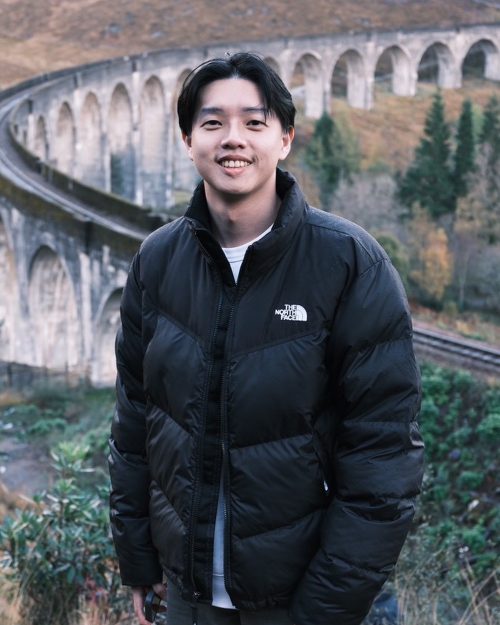
#> input picture assets/portrait.jpg, 1000 x 1250 px (shown at 1/2 size)
$ python crop-portrait.py ../assets/portrait.jpg out.png
#> lines starting #> are read from the running program, lines starting #| are printed output that depends on the picture
#!/usr/bin/env python3
"""Crop the Glenfinnan photo to a half-body portrait for the hero.

    python3 .claude/crop-portrait.py ~/Downloads/your-photo.jpg

Writes assets/portrait.jpg — a 4:5 crop from just above the head down to the
hands, centred on the subject.

The crop box is expressed as fractions of the source rather than pixels, so it
lands in the same place whether you hand it the phone-sized copy or the
full-resolution original.
"""
import sys, os
from PIL import Image, ImageOps

# left, top, right, bottom — as fractions of the source image.
BOX = (0.311, 0.206, 0.962, 0.750)
OUT_WIDTH = 1000          # plenty for a 2x display at the size it renders
TARGET_RATIO = 4 / 5      # width / height


def main():
    if len(sys.argv) < 2:
        sys.exit("usage: crop-portrait.py <source-image> [output]")

    src = os.path.expanduser(sys.argv[1])
    here = os.path.dirname(os.path.dirname(os.path.abspath(__file__)))
    dst = os.path.expanduser(sys.argv[2]) if len(sys.argv) > 2 \
        else os.path.join(here, "assets", "portrait.jpg")

    img = Image.open(src)
#> img is the input picture: PIL image 1000x1250 RGB; mean R, G, B 87.4, 91.1, 97.3
    img = ImageOps.exif_transpose(img)        # honour the camera's rotation flag
    w, h = img.size
#> w = 1000; h = 1250

    left, top, right, bottom = (
        round(BOX[0] * w), round(BOX[1] * h),
        round(BOX[2] * w), round(BOX[3] * h),
    )
#> left = 311; top = 258; right = 962; bottom = 938

    # Force exactly 4:5 by growing the short axis, clamped to the image edges.
    cw, ch = right - left, bottom - top
#> cw = 651; ch = 680
    if cw / ch > TARGET_RATIO:
        want = round(cw / TARGET_RATIO)
#> want = 814
        grow = want - ch
#> grow = 134
        top = max(0, top - grow // 2)
#> top = 191
        bottom = min(h, top + want)
#> bottom = 1005
    else:
        want = round(ch * TARGET_RATIO)
        grow = want - cw
        left = max(0, left - grow // 2)
        right = min(w, left + want)

    out = img.crop((left, top, right, bottom))
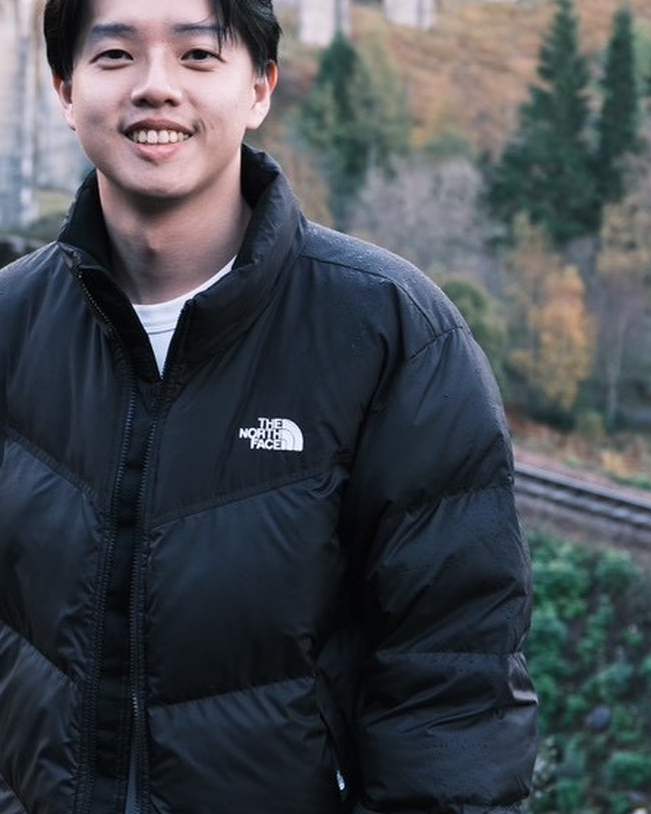
#> out: PIL image 651x814 RGB; mean R, G, B 69.1, 73.5, 79.8
    out = out.resize((OUT_WIDTH, round(OUT_WIDTH / TARGET_RATIO)), Image.LANCZOS)
#> out: PIL image 1000x1250 RGB
    if out.mode != "RGB":
        out = out.convert("RGB")

    os.makedirs(os.path.dirname(dst), exist_ok=True)
    out.save(dst, "JPEG", quality=88, optimize=True, progressive=True)
    print(f"source {w}x{h} -> crop ({left},{top},{right},{bottom}) -> {out.size[0]}x{out.size[1]}")
#| source 1000x1250 -> crop (311,191,962,1005) -> 1000x1250
    print(f"written {dst} ({os.path.getsize(dst) // 1024} KB)")


if __name__ == "__main__":
    main()

$ run again, with assets/ukfin-team.jpg copied over assets/portrait.jpg
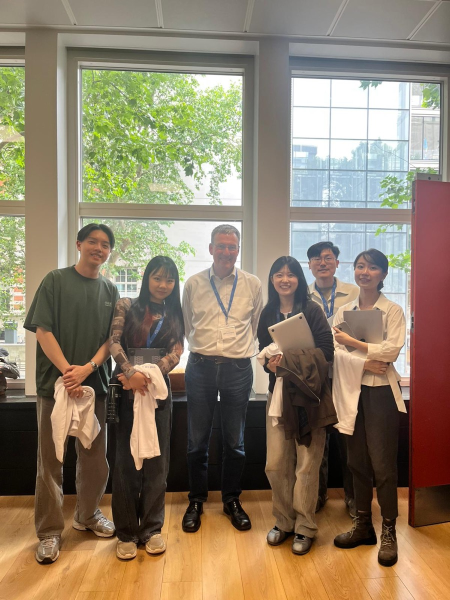
#> input picture assets/ukfin-team.jpg, 900 x 1200 px (shown at 1/2 size)
#> in main, img is the input picture: PIL image 900x1200 RGB; mean R, G, B 140.8, 125.9, 104
#> in main, `out = img.crop((left, top, right, bottom))`:
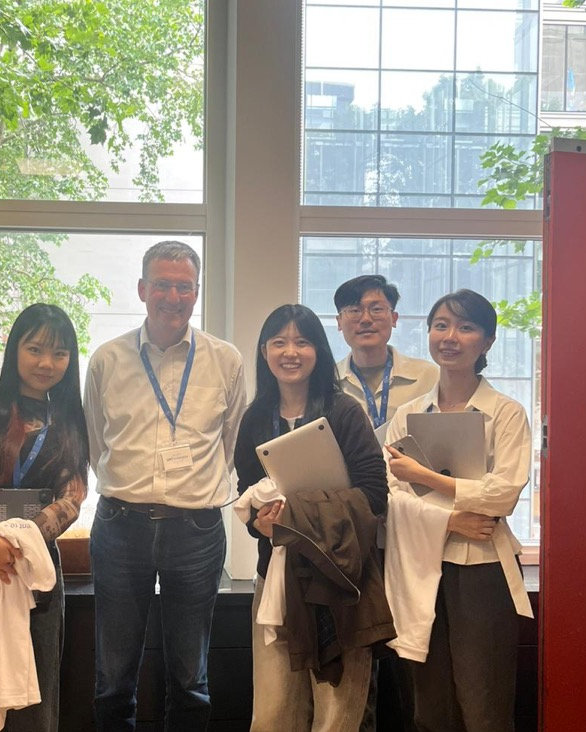
#> out: PIL image 586x732 RGB; mean R, G, B 144, 135.6, 124.1
#| source 900x1200 -> crop (280,208,866,940) -> 1000x1250
